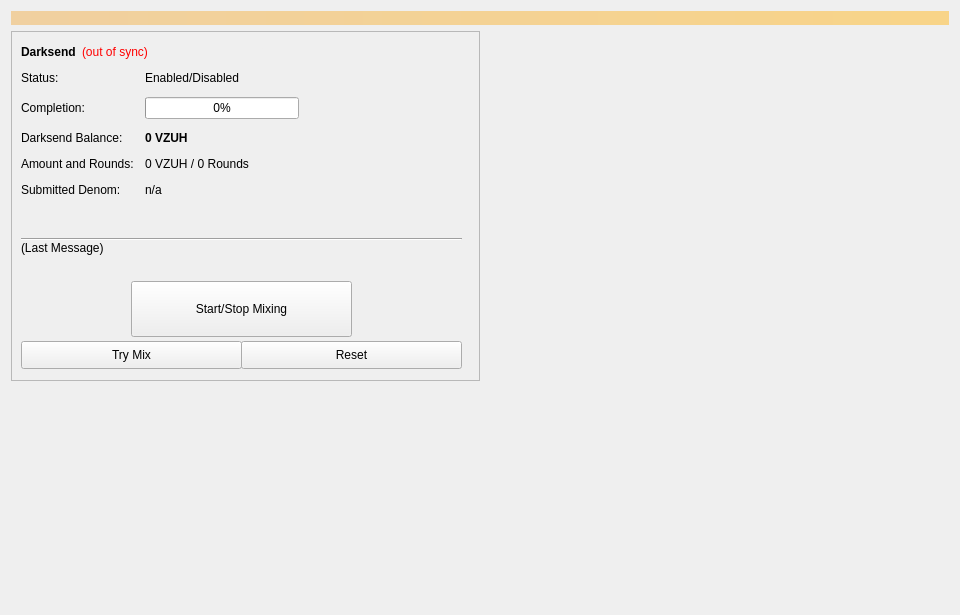
<?xml version="1.0" encoding="UTF-8"?>
<ui version="4.0">
 <class>Coinmix</class>
 <widget class="QWidget" name="Coinmix">
  <property name="geometry">
   <rect>
    <x>0</x>
    <y>0</y>
    <width>960</width>
    <height>615</height>
   </rect>
  </property>
  <property name="minimumSize">
   <size>
    <width>960</width>
    <height>0</height>
   </size>
  </property>
  <property name="windowTitle">
   <string>Form</string>
  </property>
  <layout class="QVBoxLayout" name="topLayout">
   <item>
    <widget class="QLabel" name="labelAlerts">
     <property name="visible">
      <bool>false</bool>
     </property>
     <property name="styleSheet">
      <string notr="true">background-color: qlineargradient(x1: 0, y1: 0, x2: 1, y2: 0, stop:0 #F0D0A0, stop:1 #F8D488); color:#000000;</string>
     </property>
     <property name="wordWrap">
      <bool>true</bool>
     </property>
     <property name="margin">
      <number>3</number>
     </property>
    </widget>
   </item>
   <item>
    <layout class="QHBoxLayout" name="horizontalLayout" stretch="1,1">
     <item>
      <layout class="QVBoxLayout" name="verticalLayout_2">
       <item>
        <widget class="QFrame" name="frameDarksend">
         <property name="minimumSize">
          <size>
           <width>0</width>
           <height>350</height>
          </size>
         </property>
         <property name="layoutDirection">
          <enum>Qt::LeftToRight</enum>
         </property>
         <property name="frameShape">
          <enum>QFrame::StyledPanel</enum>
         </property>
         <property name="frameShadow">
          <enum>QFrame::Raised</enum>
         </property>
         <widget class="QWidget" name="formLayoutWidget">
          <property name="geometry">
           <rect>
            <x>10</x>
            <y>40</y>
            <width>451</width>
            <height>161</height>
           </rect>
          </property>
          <layout class="QFormLayout" name="formLayout">
           <property name="fieldGrowthPolicy">
            <enum>QFormLayout::AllNonFixedFieldsGrow</enum>
           </property>
           <property name="horizontalSpacing">
            <number>11</number>
           </property>
           <property name="verticalSpacing">
            <number>12</number>
           </property>
           <item row="0" column="0">
            <widget class="QLabel" name="label_6">
             <property name="text">
              <string>Status:</string>
             </property>
            </widget>
           </item>
           <item row="1" column="0">
            <widget class="QLabel" name="label_7">
             <property name="text">
              <string>Completion:</string>
             </property>
            </widget>
           </item>
           <item row="1" column="1">
            <widget class="QProgressBar" name="DarksendProgress">
             <property name="maximumSize">
              <size>
               <width>154</width>
               <height>16777215</height>
              </size>
             </property>
             <property name="value">
              <number>0</number>
             </property>
            </widget>
           </item>
           <item row="2" column="0">
            <widget class="QLabel" name="labelAnonymizedText">
             <property name="text">
              <string>Darksend Balance:</string>
             </property>
            </widget>
           </item>
           <item row="2" column="1">
            <widget class="QLabel" name="labelAnonymized">
             <property name="font">
              <font>
               <weight>75</weight>
               <bold>true</bold>
              </font>
             </property>
             <property name="text">
              <string notr="true">0 VZUH</string>
             </property>
            </widget>
           </item>
           <item row="3" column="0">
            <widget class="QLabel" name="label_8">
             <property name="text">
              <string>Amount and Rounds:</string>
             </property>
            </widget>
           </item>
           <item row="3" column="1">
            <widget class="QLabel" name="labelAmountRounds">
             <property name="text">
              <string>0 VZUH / 0 Rounds</string>
             </property>
            </widget>
           </item>
           <item row="4" column="0">
            <widget class="QLabel" name="label_9">
             <property name="text">
              <string>Submitted Denom:</string>
             </property>
            </widget>
           </item>
           <item row="4" column="1">
            <widget class="QLabel" name="labelSubmittedDenom">
             <property name="toolTip">
              <string>The denominations you submitted to the Masternode.&lt;br&gt;To mix, other users must submit the exact same denominations.</string>
             </property>
             <property name="text">
              <string>n/a</string>
             </property>
            </widget>
           </item>
           <item row="0" column="1">
            <widget class="QLabel" name="DarksendEnabled">
             <property name="text">
              <string>Enabled/Disabled</string>
             </property>
            </widget>
           </item>
          </layout>
         </widget>
         <widget class="QPushButton" name="runAutoDenom">
          <property name="geometry">
           <rect>
            <x>251</x>
            <y>17</y>
            <width>1</width>
            <height>1</height>
           </rect>
          </property>
          <property name="palette">
           <palette>
            <active>
             <colorrole role="WindowText">
              <brush brushstyle="SolidPattern">
               <color alpha="255">
                <red>0</red>
                <green>0</green>
                <blue>0</blue>
               </color>
              </brush>
             </colorrole>
             <colorrole role="Button">
              <brush brushstyle="SolidPattern">
               <color alpha="255">
                <red>239</red>
                <green>238</green>
                <blue>238</blue>
               </color>
              </brush>
             </colorrole>
             <colorrole role="Light">
              <brush brushstyle="SolidPattern">
               <color alpha="255">
                <red>255</red>
                <green>255</green>
                <blue>255</blue>
               </color>
              </brush>
             </colorrole>
             <colorrole role="Midlight">
              <brush brushstyle="SolidPattern">
               <color alpha="255">
                <red>247</red>
                <green>246</green>
                <blue>246</blue>
               </color>
              </brush>
             </colorrole>
             <colorrole role="Dark">
              <brush brushstyle="SolidPattern">
               <color alpha="255">
                <red>119</red>
                <green>119</green>
                <blue>119</blue>
               </color>
              </brush>
             </colorrole>
             <colorrole role="Mid">
              <brush brushstyle="SolidPattern">
               <color alpha="255">
                <red>159</red>
                <green>159</green>
                <blue>159</blue>
               </color>
              </brush>
             </colorrole>
             <colorrole role="Text">
              <brush brushstyle="SolidPattern">
               <color alpha="255">
                <red>0</red>
                <green>0</green>
                <blue>0</blue>
               </color>
              </brush>
             </colorrole>
             <colorrole role="BrightText">
              <brush brushstyle="SolidPattern">
               <color alpha="255">
                <red>255</red>
                <green>255</green>
                <blue>255</blue>
               </color>
              </brush>
             </colorrole>
             <colorrole role="ButtonText">
              <brush brushstyle="SolidPattern">
               <color alpha="255">
                <red>0</red>
                <green>0</green>
                <blue>0</blue>
               </color>
              </brush>
             </colorrole>
             <colorrole role="Base">
              <brush brushstyle="SolidPattern">
               <color alpha="255">
                <red>255</red>
                <green>255</green>
                <blue>255</blue>
               </color>
              </brush>
             </colorrole>
             <colorrole role="Window">
              <brush brushstyle="SolidPattern">
               <color alpha="255">
                <red>239</red>
                <green>238</green>
                <blue>238</blue>
               </color>
              </brush>
             </colorrole>
             <colorrole role="Shadow">
              <brush brushstyle="SolidPattern">
               <color alpha="255">
                <red>0</red>
                <green>0</green>
                <blue>0</blue>
               </color>
              </brush>
             </colorrole>
             <colorrole role="AlternateBase">
              <brush brushstyle="SolidPattern">
               <color alpha="255">
                <red>247</red>
                <green>246</green>
                <blue>246</blue>
               </color>
              </brush>
             </colorrole>
             <colorrole role="ToolTipBase">
              <brush brushstyle="SolidPattern">
               <color alpha="255">
                <red>255</red>
                <green>255</green>
                <blue>220</blue>
               </color>
              </brush>
             </colorrole>
             <colorrole role="ToolTipText">
              <brush brushstyle="SolidPattern">
               <color alpha="255">
                <red>0</red>
                <green>0</green>
                <blue>0</blue>
               </color>
              </brush>
             </colorrole>
            </active>
            <inactive>
             <colorrole role="WindowText">
              <brush brushstyle="SolidPattern">
               <color alpha="255">
                <red>0</red>
                <green>0</green>
                <blue>0</blue>
               </color>
              </brush>
             </colorrole>
             <colorrole role="Button">
              <brush brushstyle="SolidPattern">
               <color alpha="255">
                <red>239</red>
                <green>238</green>
                <blue>238</blue>
               </color>
              </brush>
             </colorrole>
             <colorrole role="Light">
              <brush brushstyle="SolidPattern">
               <color alpha="255">
                <red>255</red>
                <green>255</green>
                <blue>255</blue>
               </color>
              </brush>
             </colorrole>
             <colorrole role="Midlight">
              <brush brushstyle="SolidPattern">
               <color alpha="255">
                <red>247</red>
                <green>246</green>
                <blue>246</blue>
               </color>
              </brush>
             </colorrole>
             <colorrole role="Dark">
              <brush brushstyle="SolidPattern">
               <color alpha="255">
                <red>119</red>
                <green>119</green>
                <blue>119</blue>
               </color>
              </brush>
             </colorrole>
             <colorrole role="Mid">
              <brush brushstyle="SolidPattern">
               <color alpha="255">
                <red>159</red>
                <green>159</green>
                <blue>159</blue>
               </color>
              </brush>
             </colorrole>
             <colorrole role="Text">
              <brush brushstyle="SolidPattern">
               <color alpha="255">
                <red>0</red>
                <green>0</green>
                <blue>0</blue>
               </color>
              </brush>
             </colorrole>
             <colorrole role="BrightText">
              <brush brushstyle="SolidPattern">
               <color alpha="255">
                <red>255</red>
                <green>255</green>
                <blue>255</blue>
               </color>
              </brush>
             </colorrole>
             <colorrole role="ButtonText">
              <brush brushstyle="SolidPattern">
               <color alpha="255">
                <red>0</red>
                <green>0</green>
                <blue>0</blue>
               </color>
              </brush>
             </colorrole>
             <colorrole role="Base">
              <brush brushstyle="SolidPattern">
               <color alpha="255">
                <red>255</red>
                <green>255</green>
                <blue>255</blue>
               </color>
              </brush>
             </colorrole>
             <colorrole role="Window">
              <brush brushstyle="SolidPattern">
               <color alpha="255">
                <red>239</red>
                <green>238</green>
                <blue>238</blue>
               </color>
              </brush>
             </colorrole>
             <colorrole role="Shadow">
              <brush brushstyle="SolidPattern">
               <color alpha="255">
                <red>0</red>
                <green>0</green>
                <blue>0</blue>
               </color>
              </brush>
             </colorrole>
             <colorrole role="AlternateBase">
              <brush brushstyle="SolidPattern">
               <color alpha="255">
                <red>247</red>
                <green>246</green>
                <blue>246</blue>
               </color>
              </brush>
             </colorrole>
             <colorrole role="ToolTipBase">
              <brush brushstyle="SolidPattern">
               <color alpha="255">
                <red>255</red>
                <green>255</green>
                <blue>220</blue>
               </color>
              </brush>
             </colorrole>
             <colorrole role="ToolTipText">
              <brush brushstyle="SolidPattern">
               <color alpha="255">
                <red>0</red>
                <green>0</green>
                <blue>0</blue>
               </color>
              </brush>
             </colorrole>
            </inactive>
            <disabled>
             <colorrole role="WindowText">
              <brush brushstyle="SolidPattern">
               <color alpha="255">
                <red>119</red>
                <green>119</green>
                <blue>119</blue>
               </color>
              </brush>
             </colorrole>
             <colorrole role="Button">
              <brush brushstyle="SolidPattern">
               <color alpha="255">
                <red>239</red>
                <green>238</green>
                <blue>238</blue>
               </color>
              </brush>
             </colorrole>
             <colorrole role="Light">
              <brush brushstyle="SolidPattern">
               <color alpha="255">
                <red>255</red>
                <green>255</green>
                <blue>255</blue>
               </color>
              </brush>
             </colorrole>
             <colorrole role="Midlight">
              <brush brushstyle="SolidPattern">
               <color alpha="255">
                <red>247</red>
                <green>246</green>
                <blue>246</blue>
               </color>
              </brush>
             </colorrole>
             <colorrole role="Dark">
              <brush brushstyle="SolidPattern">
               <color alpha="255">
                <red>119</red>
                <green>119</green>
                <blue>119</blue>
               </color>
              </brush>
             </colorrole>
             <colorrole role="Mid">
              <brush brushstyle="SolidPattern">
               <color alpha="255">
                <red>159</red>
                <green>159</green>
                <blue>159</blue>
               </color>
              </brush>
             </colorrole>
             <colorrole role="Text">
              <brush brushstyle="SolidPattern">
               <color alpha="255">
                <red>119</red>
                <green>119</green>
                <blue>119</blue>
               </color>
              </brush>
             </colorrole>
             <colorrole role="BrightText">
              <brush brushstyle="SolidPattern">
               <color alpha="255">
                <red>255</red>
                <green>255</green>
                <blue>255</blue>
               </color>
              </brush>
             </colorrole>
             <colorrole role="ButtonText">
              <brush brushstyle="SolidPattern">
               <color alpha="255">
                <red>119</red>
                <green>119</green>
                <blue>119</blue>
               </color>
              </brush>
             </colorrole>
             <colorrole role="Base">
              <brush brushstyle="SolidPattern">
               <color alpha="255">
                <red>239</red>
                <green>238</green>
                <blue>238</blue>
               </color>
              </brush>
             </colorrole>
             <colorrole role="Window">
              <brush brushstyle="SolidPattern">
               <color alpha="255">
                <red>239</red>
                <green>238</green>
                <blue>238</blue>
               </color>
              </brush>
             </colorrole>
             <colorrole role="Shadow">
              <brush brushstyle="SolidPattern">
               <color alpha="255">
                <red>0</red>
                <green>0</green>
                <blue>0</blue>
               </color>
              </brush>
             </colorrole>
             <colorrole role="AlternateBase">
              <brush brushstyle="SolidPattern">
               <color alpha="255">
                <red>239</red>
                <green>238</green>
                <blue>238</blue>
               </color>
              </brush>
             </colorrole>
             <colorrole role="ToolTipBase">
              <brush brushstyle="SolidPattern">
               <color alpha="255">
                <red>255</red>
                <green>255</green>
                <blue>220</blue>
               </color>
              </brush>
             </colorrole>
             <colorrole role="ToolTipText">
              <brush brushstyle="SolidPattern">
               <color alpha="255">
                <red>0</red>
                <green>0</green>
                <blue>0</blue>
               </color>
              </brush>
             </colorrole>
            </disabled>
           </palette>
          </property>
          <property name="focusPolicy">
           <enum>Qt::NoFocus</enum>
          </property>
          <property name="autoFillBackground">
           <bool>true</bool>
          </property>
          <property name="text">
           <string/>
          </property>
          <property name="flat">
           <bool>true</bool>
          </property>
         </widget>
         <widget class="QPushButton" name="toggleDarksend">
          <property name="geometry">
           <rect>
            <x>120</x>
            <y>250</y>
            <width>221</width>
            <height>56</height>
           </rect>
          </property>
          <property name="sizePolicy">
           <sizepolicy hsizetype="MinimumExpanding" vsizetype="Fixed">
            <horstretch>0</horstretch>
            <verstretch>0</verstretch>
           </sizepolicy>
          </property>
          <property name="text">
           <string>Start/Stop Mixing</string>
          </property>
         </widget>
         <widget class="Line" name="lineLastMessage">
          <property name="geometry">
           <rect>
            <x>10</x>
            <y>200</y>
            <width>441</width>
            <height>16</height>
           </rect>
          </property>
          <property name="orientation">
           <enum>Qt::Horizontal</enum>
          </property>
         </widget>
         <widget class="QLabel" name="DarksendStatus">
          <property name="geometry">
           <rect>
            <x>10</x>
            <y>210</y>
            <width>451</width>
            <height>43</height>
           </rect>
          </property>
          <property name="minimumSize">
           <size>
            <width>288</width>
            <height>43</height>
           </size>
          </property>
          <property name="text">
           <string>(Last Message)</string>
          </property>
          <property name="alignment">
           <set>Qt::AlignLeading|Qt::AlignLeft|Qt::AlignTop</set>
          </property>
          <property name="wordWrap">
           <bool>true</bool>
          </property>
         </widget>
         <widget class="QPushButton" name="DarksendAuto">
          <property name="geometry">
           <rect>
            <x>10</x>
            <y>310</y>
            <width>221</width>
            <height>28</height>
           </rect>
          </property>
          <property name="sizePolicy">
           <sizepolicy hsizetype="MinimumExpanding" vsizetype="Fixed">
            <horstretch>0</horstretch>
            <verstretch>0</verstretch>
           </sizepolicy>
          </property>
          <property name="toolTip">
           <string>Try to manually submit a Darksend request.</string>
          </property>
          <property name="text">
           <string>Try Mix</string>
          </property>
         </widget>
         <widget class="QPushButton" name="DarksendReset">
          <property name="geometry">
           <rect>
            <x>230</x>
            <y>310</y>
            <width>221</width>
            <height>28</height>
           </rect>
          </property>
          <property name="sizePolicy">
           <sizepolicy hsizetype="MinimumExpanding" vsizetype="Fixed">
            <horstretch>0</horstretch>
            <verstretch>0</verstretch>
           </sizepolicy>
          </property>
          <property name="toolTip">
           <string>Reset the current status of Darksend (can interrupt Darksend if it's in the process of Mixing, which can cost you money!)</string>
          </property>
          <property name="autoFillBackground">
           <bool>false</bool>
          </property>
          <property name="text">
           <string>Reset</string>
          </property>
         </widget>
         <widget class="QWidget" name="layoutWidget">
          <property name="geometry">
           <rect>
            <x>10</x>
            <y>10</y>
            <width>431</width>
            <height>22</height>
           </rect>
          </property>
          <layout class="QHBoxLayout" name="horizontalLayout_5">
           <item>
            <widget class="QLabel" name="label_2">
             <property name="font">
              <font>
               <weight>75</weight>
               <bold>true</bold>
              </font>
             </property>
             <property name="text">
              <string>Darksend</string>
             </property>
            </widget>
           </item>
           <item>
            <widget class="QLabel" name="labelDarksendSyncStatus">
             <property name="toolTip">
              <string>The displayed information may be out of date. Your wallet automatically synchronizes with the VZUH network after a connection is established, but this process has not completed yet.</string>
             </property>
             <property name="styleSheet">
              <string notr="true">QLabel { color: red; }</string>
             </property>
             <property name="text">
              <string notr="true">(out of sync)</string>
             </property>
             <property name="alignment">
              <set>Qt::AlignLeading|Qt::AlignLeft|Qt::AlignVCenter</set>
             </property>
            </widget>
           </item>
           <item>
            <spacer name="horizontalSpacer_4">
             <property name="orientation">
              <enum>Qt::Horizontal</enum>
             </property>
             <property name="sizeHint" stdset="0">
              <size>
               <width>40</width>
               <height>20</height>
              </size>
             </property>
            </spacer>
           </item>
          </layout>
         </widget>
        </widget>
       </item>
       <item>
        <spacer name="verticalSpacer">
         <property name="orientation">
          <enum>Qt::Vertical</enum>
         </property>
         <property name="sizeHint" stdset="0">
          <size>
           <width>20</width>
           <height>40</height>
          </size>
         </property>
        </spacer>
       </item>
      </layout>
     </item>
     <item>
      <layout class="QVBoxLayout" name="verticalLayout_3">
       <item>
        <spacer name="verticalSpacer_2">
         <property name="orientation">
          <enum>Qt::Vertical</enum>
         </property>
         <property name="sizeType">
          <enum>QSizePolicy::Expanding</enum>
         </property>
         <property name="sizeHint" stdset="0">
          <size>
           <width>20</width>
           <height>40</height>
          </size>
         </property>
        </spacer>
       </item>
      </layout>
     </item>
    </layout>
   </item>
  </layout>
 </widget>
 <resources/>
 <connections/>
</ui>
